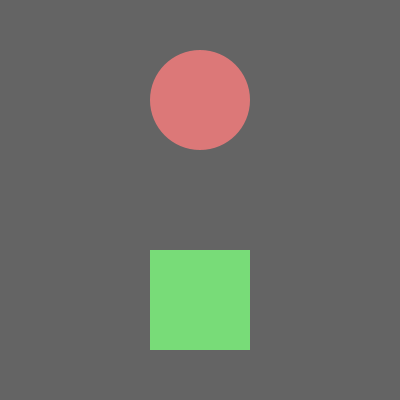
Frame 1 (no input)
Frame 60 (the mouse pressed at the canvas centre just before this capture): identical to frame 1, image omitted
Frame 120 (the mouse held since frame 60 and released just before this capture): identical to frame 1, image omitted

The Processing sketch that drew this single still picture (run headless with seeded random() and noise(); from frame 60 on, the mouse is pressed at the canvas centre):

// Processing sketch: Buttons
// ── Buttons.pde
// Buttons
//
// Simple buttons using circle & rectangle using class inheritance.
//
// Click on the buttons with the mouse.
//
// Dan Wilcox danomatika.com 2016

CircleButton cButton;
RectButton rButton;

// default background color
color bg = color(100);

void setup() {
  size(400, 400);  
  
  // create the buttons
  cButton = new CircleButton(width/2, height * 0.25, 100);
  rButton = new RectButton(width/2, height * 0.75, 100, 100);

  // green color
  rButton.normalColor = color(120, 220, 120);
}

void draw() {
  background(bg);
  
  // update/draw the buttons
  cButton.draw();
  rButton.draw();
}

// click the buttons
void mousePressed() {
  if(cButton.click()) {
    println("hello");
    bg = color(0);
  }
  if(rButton.click()) {
    println("world");
    bg = color(255);  
  }
}
// ── Button.pde

// a base class for a button with colored interaction states
class Button {
  
  // button position
  PVector pos;
  
  // is the mouse currently over the button?
  boolean isOver = false;
  
  // was this button clicked? if so, then show the click color
  boolean wasClicked = false;
  
  color normalColor = color(220, 120, 120); // normal color
  color hoverColor = color(220, 220, 120); // color when mose is over
  color clickColor = color(120, 120, 220); // color when clicked
  
  // timestamp from what the button was last clicked
  long clickTimestamp;
  
  // how long in milliseconds to show a click
  int clickTime = 500;
  
  // check if the mouse is over and choose the appropriate color,
  // call this in the subclass draw() function with super.draw();
  void draw() {
    
    // check if the mouse is inside the buton aka isOver
    isOver = inside(mouseX, mouseY);
    
    // choose color based on current states
    if(wasClicked && millis() - clickTimestamp < clickTime) {
      // was clicked
      fill(clickColor);
    }
    else {
      // not clicked
      wasClicked = false;
      if(isOver == true) {
        fill(hoverColor);
      }
      else {
        fill(normalColor);
      }
    }
    
    // doesn't actually draw anything, do that in the sub class
  }
  
  // returns true if the given position was inside the button
  boolean inside(float x, float y) {
    // implement in child class
    return false;
  }
  
  // send a click event
  // returns true if the mouse is over it the button
  // wasn't clicked before
  boolean click() {
    if(isOver == true && wasClicked == false) {
      showClick();
      return true;
    }
    return false;
  }
  
  // activate the click color animation
  void showClick() {
    clickTimestamp = millis();
    wasClicked = true;
  }
}
// ── CircleButton.pde

// a criclular button
class CircleButton extends Button {
 
  float diameter;
  
  CircleButton(float x, float y, float d) {
    pos = new PVector(x, y);
    diameter = d;
  }
  
  void draw() {
    
    // call the Button draw() function
    super.draw();
    
    // draw the button
    noStroke();
    ellipse(pos.x, pos.y, diameter, diameter);
  }
  
  // returns true if the given position was inside the button
  boolean inside(float x, float y) {
    float d = dist(pos.x, pos.y, x, y);
    if(d <= diameter/2) {
      return true;
    }
    else {
      return false;
    }
  }
  
}
// ── RectButton.pde

// a rectangular button
class RectButton extends Button {
 
  float w, h;
  
  RectButton(float x, float y, float sw, float sh) {
    pos = new PVector(x, y);
    w = sw;
    h = sh;
  }
  
  void draw() {
    
    // call the Button draw() function
    super.draw();
    
    // draw the button
    noStroke();
    rect(pos.x-w/2, pos.y-w/2, w, h); // draw from the corner
  }
  
  // returns true if the given position was inside the button
  boolean inside(float x, float y) {
    if((x >= pos.x-w/2 && x <= pos.x+w/2) &&
       (y >= pos.y-h/2 && y <= pos.y+h/2)) {
      return true;
    }
    else {
      return false;
    }
  }
  
}
